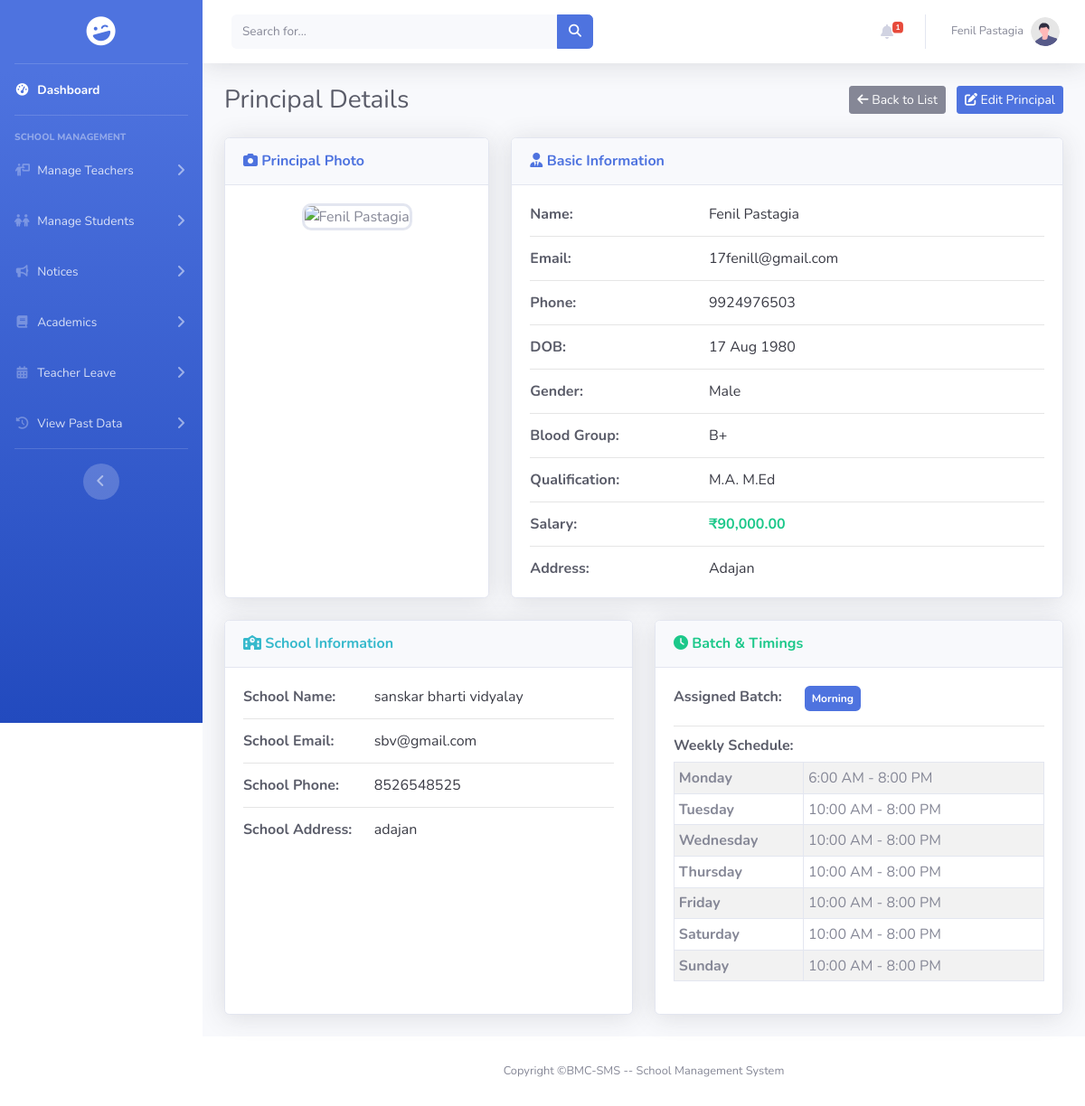
Page /pages/principal/view.php?id=10 (signed in) on the committed database.
### tables this page shows
CREATE TABLE `principal` (
  `id` int(11) NOT NULL,
  `principal_image` varchar(255) DEFAULT NULL,
  `school_id` int(11) DEFAULT NULL,
  `principal_name` varchar(50) DEFAULT NULL,
  `email` varchar(50) NOT NULL,
  `password` varchar(255) NOT NULL,
  `phone` varchar(10) DEFAULT NULL,
  `principal_dob` date DEFAULT NULL,
  `gender` enum('Male','Female','Others') NOT NULL,
  `blood_group` enum('A+','A-','B+','B-','AB+','AB-','O+','O-') NOT NULL,
  `address` text DEFAULT NULL,
  `qualification` varchar(50) DEFAULT NULL,
  `salary` decimal(10,2) DEFAULT NULL,
  `batch` enum('Morning','Evening') DEFAULT NULL
);

CREATE TABLE `school` (
  `id` int(11) NOT NULL,
  `school_logo` varchar(255) DEFAULT NULL,
  `school_name` varchar(100) DEFAULT NULL,
  `email` varchar(50) DEFAULT NULL,
  `phone` varchar(10) DEFAULT NULL,
  `school_opening` date DEFAULT NULL,
  `school_type` enum('Government','Private') DEFAULT NULL,
  `education_board` set('CBSE','State','IGCSE') DEFAULT NULL,
  `school_medium` set('English','Hindi','Regional Language') DEFAULT NULL,
  `school_category` set('Pre-Primary','Primary','Upper Primary','Secondary','Higher Secondary') DEFAULT NULL,
  `address` text DEFAULT NULL
);

CREATE TABLE `principal_timings` (
  `timing_id` int(11) NOT NULL,
  `principal_id` int(11) NOT NULL,
  `day_of_week` enum('Monday','Tuesday','Wednesday','Thursday','Friday','Saturday','Sunday') NOT NULL,
  `opens_at` time DEFAULT NULL,
  `closes_at` time DEFAULT NULL,
  `is_closed` tinyint(1) NOT NULL DEFAULT 0
);

### pages/principal/view.php (the view, shortened to what this page needs)
<?php
include_once "../../includes/connect.php";
$principal_id = isset($_GET['id']) ? intval($_GET['id']) : 0;
$query_principal = "SELECT p.*, s.school_name, s.address as school_address, s.phone as school_phone, s.email as school_email
          FROM principal p
          LEFT JOIN school s ON p.school_id = s.id
          WHERE p.id = ?";
$stmt_principal = mysqli_prepare($conn, $query_principal);
mysqli_stmt_bind_param($stmt_principal, "i", $principal_id);
mysqli_stmt_execute($stmt_principal);
$result_principal = mysqli_stmt_get_result($stmt_principal);
$principal = mysqli_fetch_assoc($result_principal);
$timings = [];
$query_timings = "SELECT * FROM principal_timings WHERE principal_id = ?";
$stmt_timings = mysqli_prepare($conn, $query_timings);
mysqli_stmt_bind_param($stmt_timings, "i", $principal_id);
mysqli_stmt_execute($stmt_timings);
$result_timings = mysqli_stmt_get_result($stmt_timings);
while ($row = mysqli_fetch_assoc($result_timings)) {
    $timings[$row['day_of_week']] = $row;
}
$photo_path = $principal['principal_image'];
$default_photo = "../../assets/img/default-user.jpg";
if (!empty($photo_path) && !file_exists($photo_path)) {
    $photo_path = $default_photo;
} elseif (empty($photo_path)) {
    $photo_path = $default_photo;
}
?>
<!DOCTYPE html>
<html lang="en">
<head>
    <link href="../../assets/vendor/fontawesome-free/css/all.min.css" rel="stylesheet" type="text/css">
    <link rel="stylesheet" href="https://cdnjs.cloudflare.com/ajax/libs/font-awesome/6.5.2/css/all.min.css" />
    <link href="../../assets/css/sb-admin-2.min.css" rel="stylesheet">
    <link rel="stylesheet" href="../../assets/css/principal_view.css">
    <link rel="stylesheet" href="../../assets/css/sidebar.css">
    <link rel="stylesheet" href="../../assets/css/scrollbar_hidden.css">
</head>
<body id="page-top">
    <div id="wrapper">
        <?php include '../../includes/sidebar.php'; ?>
        <div id="content-wrapper" class="d-flex flex-column">
            <div id="content">
                <?php include_once '../../includes/header.php'; ?>
                <div class="container-fluid">
                    <div class="d-sm-flex align-items-center justify-content-between mb-4">
                        <h1 class="h3 mb-0 text-gray-800">Principal Details</h1>
                        <div>
                            <a href="principal_list.php" class="btn btn-secondary btn-sm mr-2"><i class="fas fa-arrow-left"></i> Back to List</a>
                            <a href="edit.php?id=<?php echo $principal['id']; ?>" class="btn btn-primary btn-sm"><i class="fas fa-edit"></i> Edit Principal</a>
                        </div>
                    </div>
                    <div class="row">
                        <div class="col-lg-4 mb-4">
                            <div class="card shadow h-100">
                                <div class="card-header py-3">
                                    <h6 class="m-0 font-weight-bold text-primary"><i class="fas fa-camera"></i> Principal Photo</h6>
                                </div>
                                <div class="card-body text-center">
                                    <img src="<?php echo htmlspecialchars($photo_path); ?>" alt="<?php echo htmlspecialchars($principal['principal_name']); ?>" class="principal-photo">
                                </div>
                            </div>
                        </div>
                        <div class="col-lg-8 mb-4">
                            <div class="card shadow h-100">
                                <div class="card-header py-3">
                                    <h6 class="m-0 font-weight-bold text-primary"><i class="fas fa-user-tie"></i> Basic Information</h6>
                                </div>
                                <div class="card-body">
                                    <div class="row">
                                        <div class="col-sm-4 info-label">Name:</div>
                                        <div class="col-sm-8 info-value"><?php echo htmlspecialchars($principal['principal_name'] ?? 'N/A'); ?></div>
                                    </div>
                                    <hr>
                                    <div class="row">
                                        <div class="col-sm-4 info-label">Email:</div>
                                        <div class="col-sm-8 info-value"><?php echo htmlspecialchars($principal['email']); ?></div>
                                    </div>
                                    <hr>
                                    <div class="row">
                                        <div class="col-sm-4 info-label">Phone:</div>
                                        <div class="col-sm-8 info-value"><?php echo htmlspecialchars($principal['phone']); ?></div>
                                    </div>
                                    <hr>
                                    <div class="row">
                                        <div class="col-sm-4 info-label">DOB:</div>
                                        <div class="col-sm-8 info-value"><?php echo htmlspecialchars(date("d M Y", strtotime($principal['principal_dob']))); ?></div>
                                    </div>
                                    <hr>
                                    <div class="row">
                                        <div class="col-sm-4 info-label">Gender:</div>
                                        <div class="col-sm-8 info-value"><?php echo htmlspecialchars($principal['gender']); ?></div>
                                    </div>
                                    <hr>
                                    <div class="row">
                                        <div class="col-sm-4 info-label">Blood Group:</div>
                                        <div class="col-sm-8 info-value"><?php echo htmlspecialchars($principal['blood_group']); ?></div>
                                    </div>
                                    <hr>
                                    <div class="row">
                                        <div class="col-sm-4 info-label">Qualification:</div>
                                        <div class="col-sm-8 info-value"><?php echo htmlspecialchars($principal['qualification']); ?></div>
                                    </div>
                                    <hr>
                                    <div class="row">
                                        <div class="col-sm-4 info-label">Salary:</div>
                                        <div class="col-sm-8 info-value font-weight-bold text-success">₹<?php echo number_format($principal['salary'], 2); ?></div>
                                    </div>
                                    <hr>
                                    <div class="row">
                                        <div class="col-sm-4 info-label">Address:</div>
                                        <div class="col-sm-8 info-value"><?php echo htmlspecialchars($principal['address']); ?></div>
                                    </div>
                                </div>
                            </div>
                        </div>
                        <div class="col-lg-6 mb-4">
                            <div class="card shadow h-100">
                                <div class="card-header py-3">
                                    <h6 class="m-0 font-weight-bold text-info"><i class="fas fa-school"></i> School Information</h6>
                                </div>
                                <div class="card-body">
                                    <div class="row">
                                        <div class="col-sm-4 info-label">School Name:</div>
                                        <div class="col-sm-8 info-value"><?php echo htmlspecialchars($principal['school_name']); ?></div>
                                    </div>
                                    <hr>
                                    <div class="row">
                                        <div class="col-sm-4 info-label">School Email:</div>
                                        <div class="col-sm-8 info-value"><?php echo htmlspecialchars($principal['school_email']); ?></div>
                                    </div>
                                    <hr>
                                    <div class="row">
                                        <div class="col-sm-4 info-label">School Phone:</div>
                                        <div class="col-sm-8 info-value"><?php echo htmlspecialchars($principal['school_phone']); ?></div>
                                    </div>
                                    <hr>
                                    <div class="row">
                                        <div class="col-sm-4 info-label">School Address:</div>
                                        <div class="col-sm-8 info-value"><?php echo htmlspecialchars($principal['school_address']); ?></div>
                                    </div>
                                </div>
                            </div>
                        </div>
                        <div class="col-lg-6 mb-4">
                            <div class="card shadow h-100">
                                <div class="card-header py-3">
                                    <h6 class="m-0 font-weight-bold text-success"><i class="fas fa-clock"></i> Batch & Timings</h6>
                                </div>
                                <div class="card-body">
                                    <div class="row mb-3">
                                        <div class="col-sm-4 info-label">Assigned Batch:</div>
                                        <div class="col-sm-8 info-value">
                                            <span class="badge badge-<?php echo ($principal['batch'] == 'Morning') ? 'primary' : 'warning'; ?> p-2"><?php echo htmlspecialchars($principal['batch'] ?? 'N/A'); ?></span>
                                        </div>
                                    </div>
                                    <hr>
                                    <h6 class="info-label mb-2">Weekly Schedule:</h6>
                                    <?php if (!empty($timings)): ?>
                                        <table class="table table-sm table-bordered table-striped table-timings">
                                            <tbody>
                                                <?php
                                                $days = ['Monday', 'Tuesday', 'Wednesday', 'Thursday', 'Friday', 'Saturday', 'Sunday'];
                                                foreach ($days as $day):
                                                    $day_timing = $timings[$day] ?? null;
                                                ?>
                                                    <tr>
                                                        <th><?php echo $day; ?></th>
                                                        <td>
                                                            <?php if ($day_timing && !empty($day_timing['is_closed'])): ?>
                                                                <span class="badge badge-secondary">Closed</span>
                                                            <?php elseif ($day_timing && !empty($day_timing['opens_at'])): ?>
                                                                <?php echo date("g:i A", strtotime($day_timing['opens_at'])); ?> - <?php echo date("g:i A", strtotime($day_timing['closes_at'])); ?>
                                                            <?php else: ?>
                                                                <span class="text-muted">Not Set</span>
                                                            <?php endif; ?>
                                                        </td>
                                                    </tr>
                                                <?php endforeach; ?>
                                            </tbody>
                                        </table>
                                    <?php else: ?>
                                        <div class="alert alert-warning small">No weekly schedule has been set for this principal.</div>
                                    <?php endif; ?>
                                </div>
                            </div>
                        </div>
                    </div>
                </div>
            </div>
            <?php include '../../includes/footer.php'; ?>
        </div>
    </div>
</body>
</html>

### rows in the picture
principal: principal_name "Fenil Pastagia", email "17fenill@gmail.com", phone "9924976503", principal_dob "17 Aug 1980", gender "Male", blood_group "B+", qualification "M.A. M.Ed", salary "90,000.00", address "Adajan", school.school_name "sanskar bharti vidyalay", school.email "sbv@gmail.com", school.phone "8526548525", school.address "adajan", batch "Morning"
principal_timings: day "Monday", opens_at "6:00 AM", closes_at "8:00 PM"
principal_timings: day "Tuesday", opens_at "10:00 AM", closes_at "8:00 PM"
principal_timings: day "Wednesday", opens_at "10:00 AM", closes_at "8:00 PM"
principal_timings: day "Thursday", opens_at "10:00 AM", closes_at "8:00 PM"
principal_timings: day "Friday", opens_at "10:00 AM", closes_at "8:00 PM"
principal_timings: day "Saturday", opens_at "10:00 AM", closes_at "8:00 PM"
principal_timings: day "Sunday", opens_at "10:00 AM", closes_at "8:00 PM"

### other values in the picture
$unread_count "1"
$userName "Fenil Pastagia"
